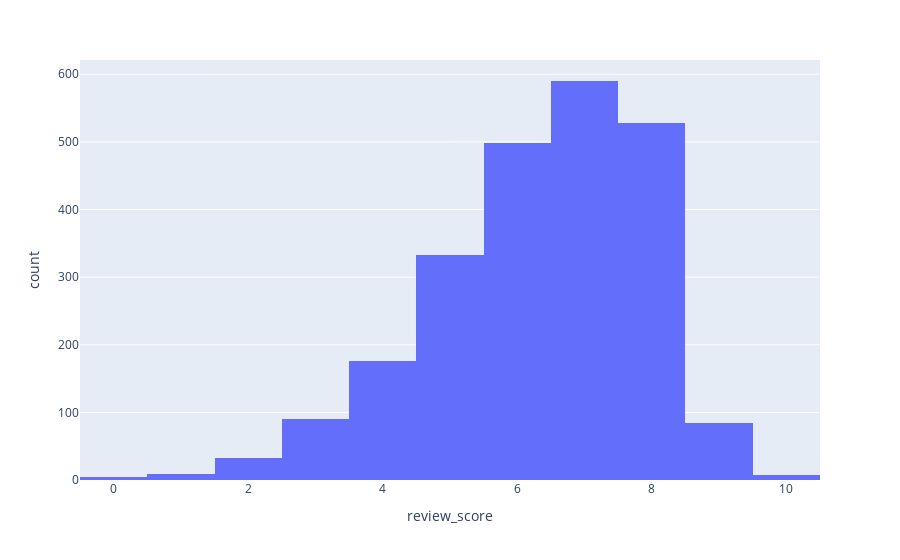

Source (notebook cell):
### Markdown cell above
### Extracting Review Scores
For those videos that *are* reviews: what's the score distribution?

### Code cell
# Create a DataFrame consisting of exclusively album review videos
tnd_data_df_review_subset = tnd_data_df.query("video_type=='album_review'").copy()
tnd_data_df_review_subset["review_score"] = tnd_data_df_review_subset["details_dict"].apply(
    lambda x: extract_review_score(x))

# Create a visualization showing the distribution of scores 
score_value_count_df = tnd_data_df_review_subset["review_score"].value_counts().reset_index().rename(
    columns={"index": "score", "review_score": "ct"}).sort_values("score", ascending=True).copy()
fig = px.histogram(tnd_data_df_review_subset.query("review_score<=10"), x="review_score")
fig.show()

### Figure 1 — Plotly figure (JSON) as saved in the notebook; plotly's stock layout.template omitted (floating-point values rounded to 4 significant figures; data arrays with more than 128 entries replaced by an {"elided": "..."} marker saying what was removed)
{"data": [{"alignmentgroup": "True", "bingroup": "x", "hovertemplate": "review_score=%{x}<br>count=%{y}<extra></extra>", "legendgroup": "", "marker": {"color": "#636efa", "pattern": {"shape": ""}}, "name": "", "offsetgroup": "", "orientation": "v", "showlegend": false, "type": "histogram", "x": {"elided": "2355 int values"}, "xaxis": "x", "yaxis": "y"}], "layout": {"autosize": true, "barmode": "relative", "legend": {"tracegroupgap": 0}, "margin": {"t": 60}, "xaxis": {"anchor": "y", "autorange": true, "domain": [0, 1], "range": [-0.5, 10.5], "title": {"text": "review_score"}, "type": "linear"}, "yaxis": {"anchor": "x", "autorange": true, "domain": [0, 1], "range": [0, 621.1], "title": {"text": "count"}}}}
